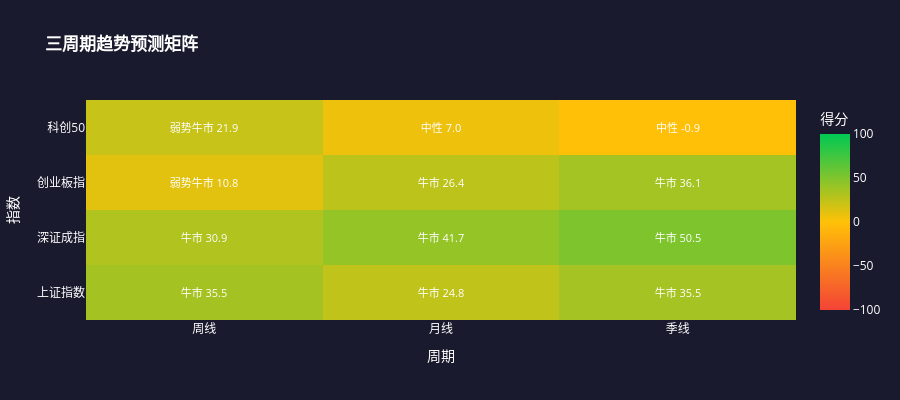

The cell this chart's notebook holds for it:
### Markdown cell above
## 9️⃣ 三周期趋势预测矩阵

### Code cell
def create_period_matrix(env_results: dict, index_config: dict) -> go.Figure:
    indices = [index_config[s]['name'] for s in env_results.keys()]
    periods = ['周线', '月线', '季线']
    
    z_data, text_data = [], []
    for symbol, result in env_results.items():
        row_z, row_text = [], []
        for p in [result.weekly, result.monthly, result.quarterly]:
            row_z.append(p.score)
            row_text.append(f"{p.environment.value}\n{p.score:.1f}")
        z_data.append(row_z)
        text_data.append(row_text)
    
    fig = go.Figure(data=go.Heatmap(
        z=z_data, x=periods, y=indices, text=text_data, texttemplate="%{text}",
        textfont=dict(size=11, color='white'),
        colorscale=[[0, '#F44336'], [0.5, '#FFC107'], [1, '#00C853']],
        zmid=0, zmin=-100, zmax=100,
        colorbar=dict(title='得分', tickvals=[-100, -50, 0, 50, 100])
    ))
    
    fig.update_layout(
        title='<b>三周期趋势预测矩阵</b>', xaxis_title='周期', yaxis_title='指数',
        height=400, paper_bgcolor='#1a1a2e', plot_bgcolor='#1a1a2e', font=dict(color='white')
    )
    return fig

if env_results:
    fig_period = create_period_matrix(env_results, INDEX_CONFIG)
    fig_period.show()

### Figure 1 — Plotly figure (JSON) as saved in the notebook; plotly's stock layout.template omitted (floating-point values rounded to 4 significant figures)
{"data": [{"colorbar": {"tickvals": [-100, -50, 0, 50, 100], "title": {"text": "得分"}}, "colorscale": [[0, "#F44336"], [0.5, "#FFC107"], [1, "#00C853"]], "text": [["牛市\n35.5", "牛市\n24.8", "牛市\n35.5"], ["牛市\n30.9", "牛市\n41.7", "牛市\n50.5"], ["弱势牛市\n10.8", "牛市\n26.4", "牛市\n36.1"], ["弱势牛市\n21.9", "中性\n7.0", "中性\n-0.9"]], "textfont": {"color": "white", "size": 11}, "texttemplate": "%{text}", "type": "heatmap", "x": ["周线", "月线", "季线"], "y": ["上证指数", "深证成指", "创业板指", "科创50"], "z": [[35.52, 24.77, 35.47], [30.91, 41.73, 50.5], [10.82, 26.38, 36.07], [21.94, 6.966, -0.8891]], "zmax": 100, "zmid": 0, "zmin": -100}], "layout": {"font": {"color": "white"}, "height": 400, "paper_bgcolor": "#1a1a2e", "plot_bgcolor": "#1a1a2e", "title": {"text": "<b>三周期趋势预测矩阵</b>"}, "xaxis": {"title": {"text": "周期"}}, "yaxis": {"title": {"text": "指数"}}}}
